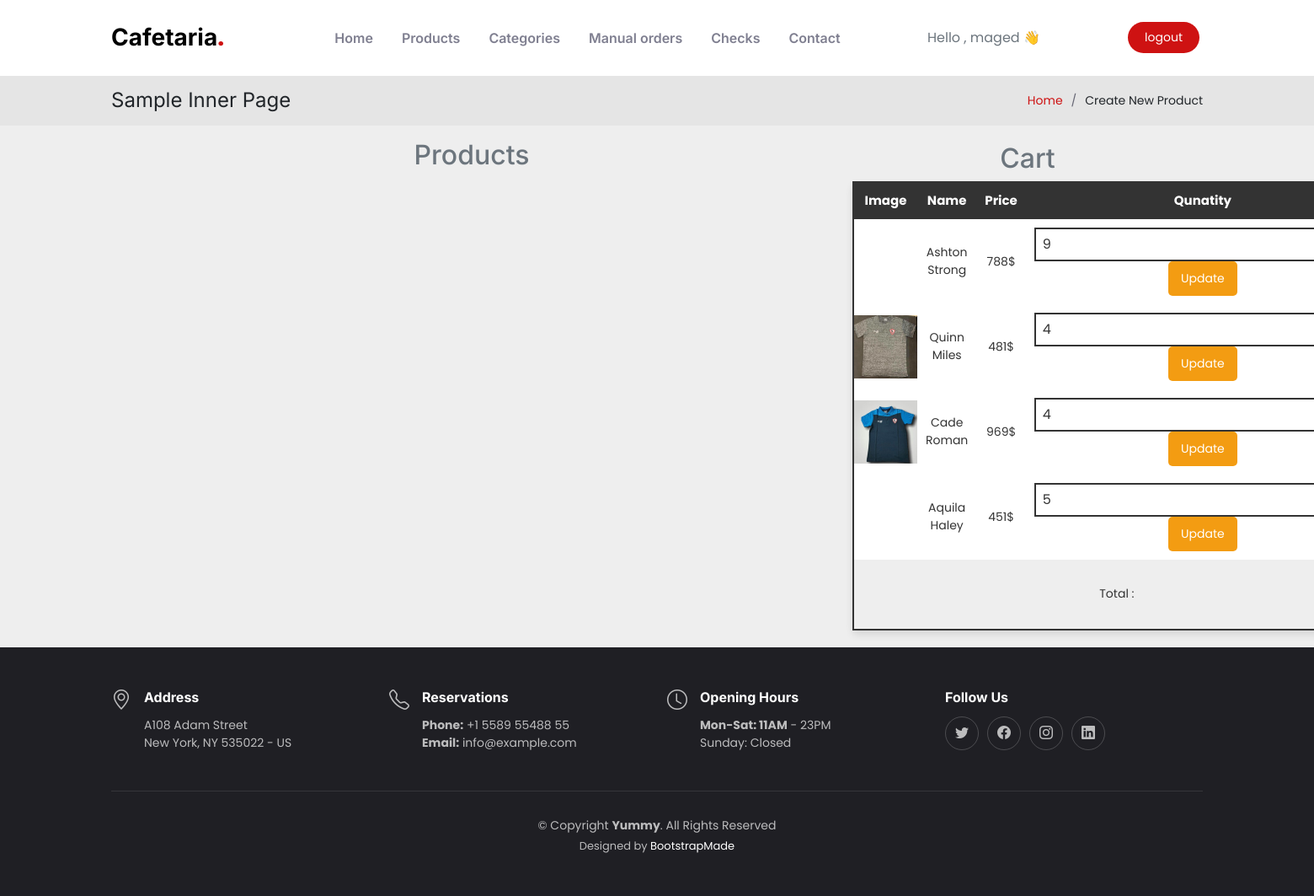
The page /views/Cart/index.php (signed in) on the database its author committed.
### tables this page shows
CREATE TABLE `cart` (
  `id` int(11) NOT NULL,
  `name` varchar(50) NOT NULL,
  `price` double NOT NULL,
  `image` varchar(100) NOT NULL,
  `quantity` int(11) NOT NULL,
  `user_id` int(11) NOT NULL
);

### views/Cart/index.php (the view, shortened to what this page needs)
<?php
$user_id = $_SESSION['id'];
?>
<!DOCTYPE html>
<html lang="en">
<head>
   <link href="../../assets/vendor/bootstrap/css/bootstrap.min.css" rel="stylesheet" />
   <link href="../../assets/vendor/bootstrap-icons/bootstrap-icons.css" rel="stylesheet" />
   <link href="../../assets/vendor/aos/aos.css" rel="stylesheet" />
   <link href="../../assets/vendor/glightbox/css/glightbox.min.css" rel="stylesheet" />
   <link href="../../assets/vendor/swiper/swiper-bundle.min.css" rel="stylesheet" />
   <link rel="stylesheet" href="https://cdn.jsdelivr.net/npm/bootstrap@5.2.2/dist/css/bootstrap.min.css">
   <link href="../../assets/css/main.css" rel="stylesheet" />
   <link rel="stylesheet" href="css/style.css">
</head>
<?php
include('../../includes/navbar.php');
?>
<main id="main">
   <div class="breadcrumbs">
      <div class="container">
         <div class="d-flex justify-content-between align-items-center">
            <h2>Sample Inner Page</h2>
            <ol>
               <li><a href="index.html">Home</a></li>
               <li>Create New Product</li>
            </ol>
         </div>
      </div>
   </div>
</main>
   <div class="container">
      <div class="row">
         <div class="col-8">
            <div class="products">
               <h2 class="my-3 text-secondary text-center"> Products </h2>
                  <?php
                  include('config.php');
                  ?>
            </div>
         </div>
         <div class="col-4">
            <div class="shopping-cart">
               <h2 class="mb-2 text-secondary text-center">Cart</h2>
           <table>
                  <thead>
                     <th>image</th>
                     <th>Name</th>
                     <th>Price</th>
                     <th>Qunatity</th>
                  </thead>
                  <tbody>
                     <?php
                     $cart_query = mysqli_query($conn, "SELECT * FROM `cart` WHERE user_id = '$user_id'") or die('query failed');
                     if (mysqli_num_rows($cart_query) > 0) {
                        while ($fetch_cart = mysqli_fetch_assoc($cart_query)) {
                     ?>
                           <tr>
                              <td><img src="../../uploads/<?php echo $fetch_cart['image']; ?>" height="75" alt=""></td>
                              <td><?php echo $fetch_cart['name']; ?></td>
                              <td><?php echo $fetch_cart['price']; ?>$ </td>
                              <td>
                                 <form action="" method="post">
                                    <input type="number" min="1" name="cart_quantity" value="<?php echo $fetch_cart['quantity']; ?>">
                                    <input type="submit" name="update_cart" value="update" class="option-btn">
                                 </form>
                              </td>
                           </tr>
                     <?php
                        }
                     } else {
                        echo '<tr><td style="padding:20px; text-transform:capitalize;" colspan="6"> Cart is Empty</td></tr>';
                     }
                     ?>
                     <tr class="table-bottom">
                        <td colspan="4">Total :</td>
                     </tr>
                  </tbody>
               </table>
           </div>
            </div>
         </div>
   </div>
<?php include('../../includes/footer.php'); ?>

### assets/css/main.css (style rules this page uses)
:root { --font-default: "Open Sans", system-ui, -apple-system, "Segoe UI", Roboto, "Helvetica Neue", Arial, "Noto Sans", "Liberation Sans", sans-serif, "Apple Color Emoji", "Segoe UI Emoji", "Segoe UI Symbol", "Noto Color Emoji"; --font-primary: "Amatic SC", sans-serif; --font-secondary: "Inter", sans-serif; }
:root { --color-default: #212529; --color-primary: #ce1212; --color-secondary: #37373f; }
:root { scroll-behavior: smooth; }
body { font-family: var(--font-default); color: var(--color-default); }
a { color: var(--color-primary); text-decoration: none; }
h1, h2, h3, h4, h5, h6 { font-family: var(--font-secondary); }
.breadcrumbs { padding: 15px 0; background: rgba(55, 55, 63, 0.05); margin-top: 90px; }
.breadcrumbs h2 { font-size: 24px; font-weight: 400; margin: 0; }
.breadcrumbs ol { display: flex; flex-wrap: wrap; list-style: none; padding: 0; margin: 0; font-size: 14px; }
.breadcrumbs ol li+li { padding-left: 10px; }
.breadcrumbs ol li+li::before { display: inline-block; padding-right: 10px; color: #676775; content: "/"; }

### views/Cart/css/style.css (style rules this page uses)
:root { --blue:#3498db; --red:#e74c3c; --orange:#f39c12; --black:#333; --white:#fff; --light-bg:#eee; --box-shadow:0 5px 10px rgba(0,0,0,.1); --border:2px solid var(--black); }
* { font-family: 'Poppins', sans-serif; margin:0; padding:0; box-sizing: border-box; outline: none; border: none; text-decoration: none; }
body { background-color: var(--light-bg); }
.delete-btn, .option-btn { display: inline-block; padding:10px 15px; cursor: pointer; font-size: 14px; color:var(--white); border-radius: 5px; text-transform: capitalize; }
.option-btn { background-color: var(--orange); }
.container .shopping-cart { padding:20px 0; }
.container .shopping-cart table { width: 100%; text-align: center; border:var(--border); border-radius: 5px; box-shadow: var(--box-shadow); background-color: var(--white); }
.container .shopping-cart table thead { background-color: var(--black); }
.container .shopping-cart table thead th { padding:10px; color:var(--white); text-transform: capitalize; font-size: 15px; }
.container .shopping-cart table .table-bottom { background-color: var(--light-bg); }
.container .shopping-cart table tr td { padding:10px; font-size: 14px; color:var(--black); }
.container .shopping-cart table tr td:nth-child(1) { padding:0; }
.container .shopping-cart table tr td input[type="number"] { width: 400px; border:var(--border); padding:6px 8px; font-size: 16px; color:var(--black); }

### rows shown on the page
cart: name "Ashton Strong", price "788", cart_quantity "9"
cart: image (picture), name "Quinn Miles", price "481", cart_quantity "4"
cart: image (picture), name "Cade Roman", price "969", cart_quantity "4"
cart: name "Aquila Haley", price "451", cart_quantity "5"

### other values the page prints
$_SESSION["name"] "maged"
